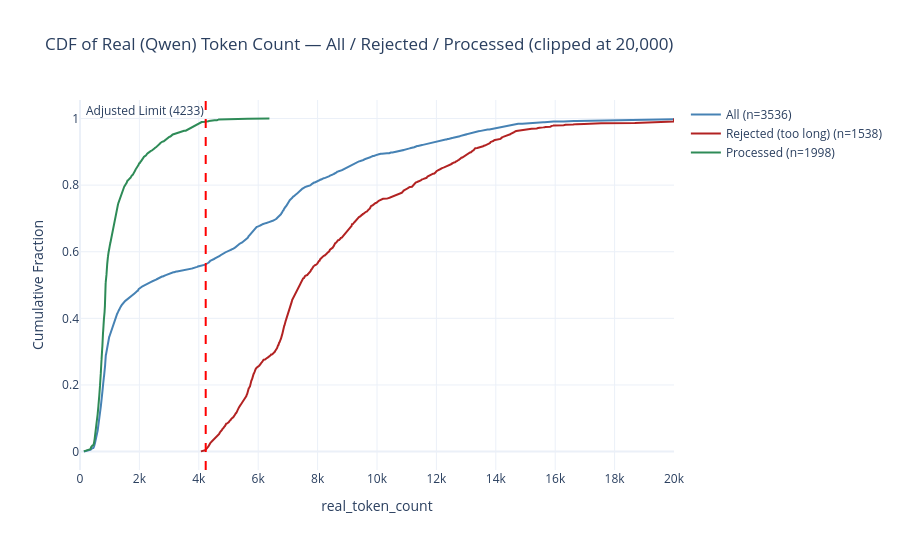

The cell this chart's notebook holds for it:
### Code cell
import numpy as np
import plotly.graph_objects as go

x_max = 20000

def _cdf(values, clip=None):
    v = np.sort(np.asarray(values.dropna(), dtype=float))
    if clip is not None:
        v = np.clip(v, None, clip)
    y = np.arange(1, len(v) + 1) / len(v)
    return v, y

groups = {
    "All": (egvp_sampled_one_month["real_token_count"], "steelblue"),
    "Rejected (too long)": (rejected_egvp["real_token_count"], "firebrick"),
    "Processed": (processed_egvp["real_token_count"], "seagreen"),
}

fig = go.Figure()
for label, (series, color) in groups.items():
    x, y = _cdf(series, clip=x_max)
    fig.add_trace(go.Scatter(
        x=x, y=y, mode="lines",
        name=f"{label} (n={len(series.dropna())})",
        line=dict(color=color, width=2),
        hovertemplate=f"{label}<br>real tokens ≤ %{{x}}<br>fraction: %{{y:.2%}}<extra></extra>",
    ))

fig.add_vline(
    x=limit_adjusted,
    line=dict(color="red", dash="dash", width=2),
    annotation_text=f"Adjusted Limit ({limit_adjusted:.0f})",
    annotation_position="top left",
)

fig.update_layout(
    title_text=f"CDF of Real (Qwen) Token Count — All / Rejected / Processed (clipped at {x_max:,})",
    xaxis_title="real_token_count",
    yaxis_title="Cumulative Fraction",
    template="plotly_white",
    height=550, width=900,
    xaxis=dict(range=[0, x_max], dtick=2000),
)
fig.show()

for label, (series, _) in groups.items():
    pct_below = (series.dropna() <= limit_adjusted).mean() * 100
    print(f"{label}: {pct_below:.1f}% below adjusted limit ({limit_adjusted:.0f})")

### Figure 1 — Plotly figure (JSON) as saved in the notebook; plotly's stock layout.template omitted (floating-point values rounded to 4 significant figures; data arrays with more than 128 entries replaced by an {"elided": "..."} marker saying what was removed)
{"data": [{"hovertemplate": "All<br>real tokens ≤ %{x}<br>fraction: %{y:.2%}<extra></extra>", "line": {"color": "steelblue", "width": 2}, "mode": "lines", "name": "All (n=3536)", "type": "scatter", "x": {"elided": "3536 float values"}, "y": {"elided": "3536 float values"}}, {"hovertemplate": "Rejected (too long)<br>real tokens ≤ %{x}<br>fraction: %{y:.2%}<extra></extra>", "line": {"color": "firebrick", "width": 2}, "mode": "lines", "name": "Rejected (too long) (n=1538)", "type": "scatter", "x": {"elided": "1538 float values"}, "y": {"elided": "1538 float values"}}, {"hovertemplate": "Processed<br>real tokens ≤ %{x}<br>fraction: %{y:.2%}<extra></extra>", "line": {"color": "seagreen", "width": 2}, "mode": "lines", "name": "Processed (n=1998)", "type": "scatter", "x": {"elided": "1998 float values"}, "y": {"elided": "1998 float values"}}], "layout": {"annotations": [{"showarrow": false, "text": "Adjusted Limit (4233)", "x": 4233.0, "xanchor": "right", "xref": "x", "y": 1, "yanchor": "top", "yref": "y domain"}], "height": 550, "shapes": [{"line": {"color": "red", "dash": "dash", "width": 2}, "type": "line", "x0": 4233.0, "x1": 4233.0, "xref": "x", "y0": 0, "y1": 1, "yref": "y domain"}], "title": {"text": "CDF of Real (Qwen) Token Count — All / Rejected / Processed (clipped at 20,000)"}, "width": 900, "xaxis": {"dtick": 2000, "range": [0, 20000], "title": {"text": "real_token_count"}}, "yaxis": {"title": {"text": "Cumulative Fraction"}}}}
